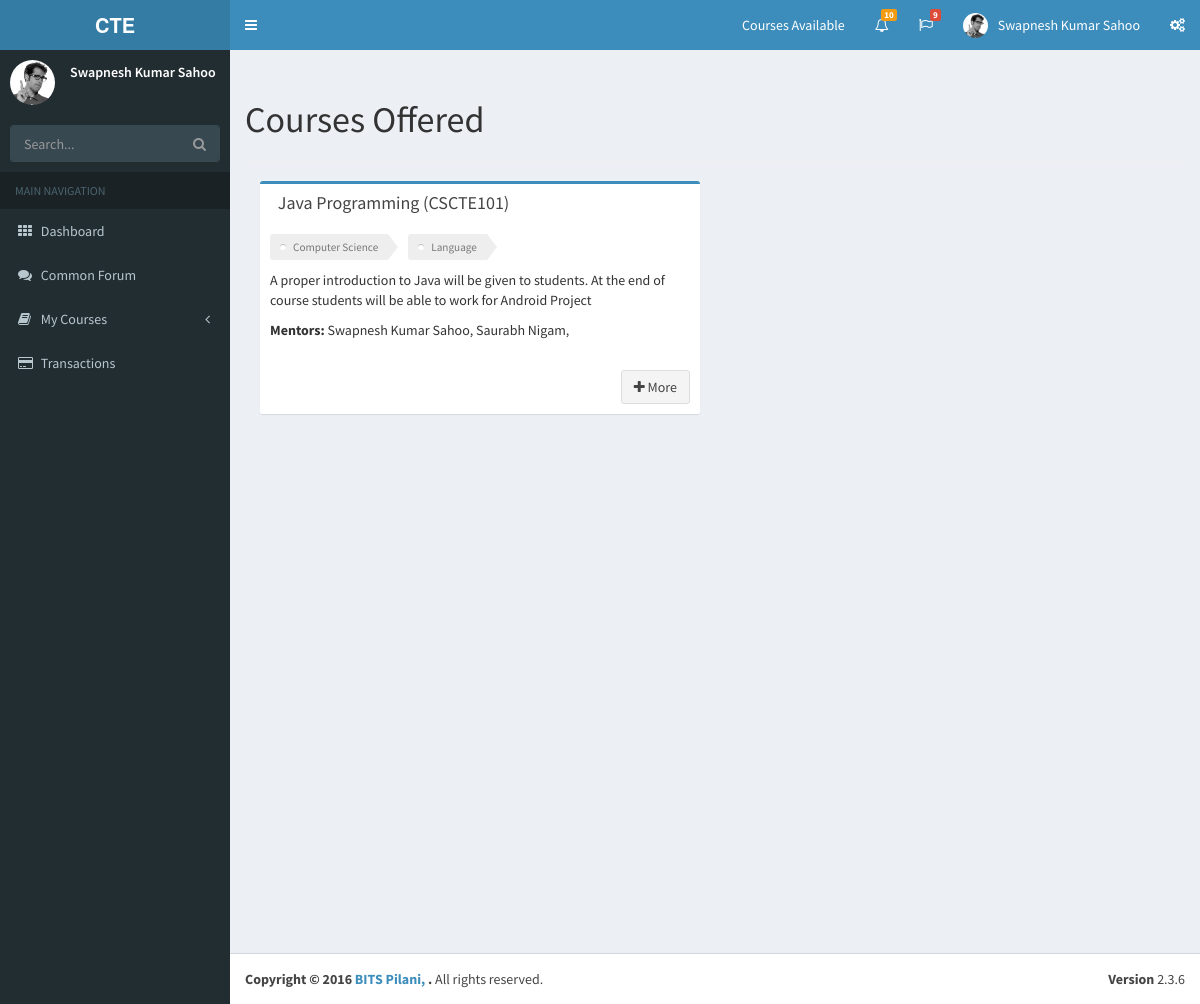
The page /courses/ (signed in) on the database its author committed.
### home/models.py (models this page shows, shortened)
class Profile(models.Model):
	user = models.OneToOneField(User, on_delete=models.CASCADE)
	pic = models.ImageField()
	bits_id = models.CharField(max_length = 12, blank = False)
	full_name = models.CharField(max_length = 120, blank = False)
	timestamp = models.DateTimeField(auto_now_add=True, auto_now=False)
	email = models.EmailField()
	student_mobile = models.CharField(max_length = 10)

### course/models.py (models this page shows, shortened)
class Course(models.Model):
	title = models.CharField(max_length = 50)
	desc = models.CharField(max_length = 300)
	code = models.CharField(max_length = 10)
	handout = models.FileField(upload_to = "adminuploads/courses/handouts/" , blank=False)
	image = models.ImageField(upload_to = "adminuploads/courses/images/" , blank=True, null=True)
	category = models.CharField(max_length = 50, choices = COURSE_TYPES)
	subcategory = models.CharField(max_length = 50, default = '')
	slack = models.URLField()

class Mentors(models.Model):
	course = models.ForeignKey(Course, related_name = "mentorcourse", on_delete = models.CASCADE)
	mentor = models.ForeignKey(User, related_name = "coursementor", on_delete = models.CASCADE)

### course/views.py (the view)
# urls.py: url(r'^courses/$', 'course.views.Courses', name='courses'),
def Courses(request):
	u = Course.objects.all()
	context = {
		"u" : u,
	}
	return render(request, "courses.html", context)

### templates/courses.html (shortened to what this page needs)
{% extends 'index.html' %}
{% block content %}
<h1>Courses Offered</h1>
<hr>
{% for i in u %}
 <section class="col-lg-6 connectedSortable">
 <div class="box box-primary">
            <div class="box-header">
              <h3 class="box-title">{{ i.title }} ({{ i.code }})</h3>
            </div>
            <div class="box-body">
            <ul class="tags">
            <li><a href="#" class="tag">{{ i.category }}</a></li>
            <li><a href="#" class="tag">{{ i.subcategory }}</a></li>
            </ul>
            <p>{{ i.desc }}</p>
            <p><strong>Mentors:</strong>
              {% for k in i.mentorcourse.all %}
              {{ k.mentor.profile.full_name }},
              {% endfor %}
            </p>
            </div>
            <div class="box-footer clearfix no-border">
              <a href="/courses/{{ i.code }}"><button type="button" class="btn btn-default pull-right"><i class="fa fa-plus"></i> More</button></a>
            </div>
          </div>
 </section>
{% endfor %}
{% endblock %}

### templates/index.html (shortened to what this page needs)
{% load staticfiles %}
<!DOCTYPE html>
<html>
<head>
  <link rel="stylesheet" href="{% static 'bootstrap/css/bootstrap.min.css' %}">
  <link rel="stylesheet" href="https://cdnjs.cloudflare.com/ajax/libs/font-awesome/4.5.0/css/font-awesome.min.css">
  <link rel="stylesheet" href="https://cdnjs.cloudflare.com/ajax/libs/ionicons/2.0.1/css/ionicons.min.css">
  <link rel="stylesheet" href="{% static 'dist/css/AdminLTE.min.css' %}">
  <link rel="stylesheet" href="{% static 'dist/css/skins/_all-skins.min.css' %}">
  <link rel="stylesheet" href="{% static 'plugins/iCheck/flat/blue.css' %}">
  <link rel="stylesheet" href="{% static 'plugins/morris/morris.css' %}">
  <link rel="stylesheet" href="{% static 'plugins/jvectormap/jquery-jvectormap-1.2.2.css' %}">
  <link rel="stylesheet" href="{% static 'plugins/datepicker/datepicker3.css' %}">
  <link rel="stylesheet" href="{% static 'plugins/daterangepicker/daterangepicker.css' %}">
  <link rel="stylesheet" href="{% static 'plugins/bootstrap-wysihtml5/bootstrap3-wysihtml5.min.css' %}">
</head>
<body class="hold-transition skin-blue sidebar-mini">
<div class="wrapper">
  <header class="main-header">
    <a href="#" class="logo">
      <span class="logo-lg"><b>CTE</b></span>
    </a>
    <nav class="navbar navbar-static-top">
      <a href="#" class="sidebar-toggle" data-toggle="offcanvas" role="button">
      </a>
      <div class="navbar-custom-menu">
        <ul class="nav navbar-nav">
        <li class="user-menu">
            <a href="{% url 'courses' %}">
              <span class="hidden-xs">Courses Available</span>
            </a>
        </li>
          <li class="dropdown notifications-menu">
            <a href="#" class="dropdown-toggle" data-toggle="dropdown">
              <i class="fa fa-bell-o"></i>
              <span class="label label-warning">10</span>
            </a>
          </li>
          <li class="dropdown tasks-menu">
            <a href="#" class="dropdown-toggle" data-toggle="dropdown">
              <i class="fa fa-flag-o"></i>
              <span class="label label-danger">9</span>
            </a>
          </li>
          <li class="dropdown user user-menu">
            <a href="#" class="dropdown-toggle" data-toggle="dropdown">
              <img src="{% static 'dist/img/user2-160x160.jpg' %}" class="user-image" alt="User Image">
              <span class="hidden-xs"> {% if request.user.profile %}{{ request.user.profile.full_name }}{% else %}{{ request.user }}{% endif %}</span>
            </a>
          </li>
          <li>
            <a href="#" data-toggle="control-sidebar"><i class="fa fa-gears"></i></a>
          </li>
        </ul>
      </div>
    </nav>
  </header>
  <aside class="main-sidebar">
    <section class="sidebar">
      <div class="user-panel">
        <div class="pull-left image">
          <img src="{% static 'dist/img/user2-160x160.jpg' %}" class="img-circle" alt="User Image">
        </div>
        <div class="info">
          <p>
          {% if request.user.profile %}
          {{ request.user.profile.full_name }}
          {% else %}
          {{ request.user }}
          {% endif %}
          </p>
        </div>
      </div>
      <form action="#" method="get" class="sidebar-form">
        <div class="input-group">
          <input type="text" name="q" class="form-control" placeholder="Search...">
              <span class="input-group-btn">
                <button type="submit" name="search" id="search-btn" class="btn btn-flat"><i class="fa fa-search"></i>
                </button>
              </span>
        </div>
      </form>
      <ul class="sidebar-menu">
        <li class="header">MAIN NAVIGATION</li>
        <li>
          <a href="{% url 'dashboard' %}">
            <i class="fa fa-th"></i> <span>Dashboard</span>
          </a>
        </li>
        <li>
          <a href="#">
            <i class="fa fa-comments"></i> <span>Common Forum</span>
          </a>
        </li>
        <li class="treeview">
          <a href="#">
            <i class="fa fa-book"></i>
            <span>My Courses</span>
            <span class="pull-right-container">
              <i class="fa fa-angle-left pull-right"></i>
            </span>
          </a>
        </li>
        <li>
          <a href="#">
            <i class="fa fa-credit-card"></i> <span>Transactions</span>
          </a>
        </li>
      </ul>
    </section>
  </aside>
  <div class="content-wrapper">
    <section class="content-header">
    </section>
    <section class="content">
      {% block content %}
      {% endblock %}
    </section>
  </div>
  <footer class="main-footer">
    <div class="pull-right hidden-xs">
      <b>Version</b> 2.3.6
    </div>
    <strong>Copyright &copy; 2016 <a href="http://www.bits-pilani.ac.in/Goa/">BITS Pilani, </a>.</strong> All rights
    reserved.
  </footer>
</div>
</body>
</html>

### templates/index.html (style rules this page uses)
.tags { list-style: none; margin: 0; overflow: hidden; padding: 0; font-size: 0.8em; }
.tags li { float: left; }
.tag { background: #eee; border-radius: 3px 0 0 3px; color: #777; display: inline-block; height: 26px; line-height: 26px; padding: 0 20px 0 23px; position: relative; margin: 0 10px 10px 0; text-decoration: none; -webkit-transition: color 0.2s; }
.tag::before { background: #fff; border-radius: 10px; box-shadow: inset 0 1px rgba(0, 0, 0, 0.25); content: ''; height: 6px; left: 10px; position: absolute; width: 6px; top: 10px; }
.tag::after { background: #fff; border-bottom: 13px solid transparent; border-left: 10px solid #eee; border-top: 13px solid transparent; content: ''; position: absolute; right: 0; top: 0; }

### rows shown on the page
Course: title "Java Programming", code "CSCTE101", category "Computer Science", subcategory "Language", desc "A proper introduction to Java will be given to students. At the end of course students will be able to work for Android Project"
Mentors: mentor.profile.full_name "Swapnesh Kumar Sahoo"
Mentors: mentor.profile.full_name "Saurabh Nigam"

### other values the page prints
{{ request.user.profile.full_name }} "Swapnesh Kumar Sahoo"
